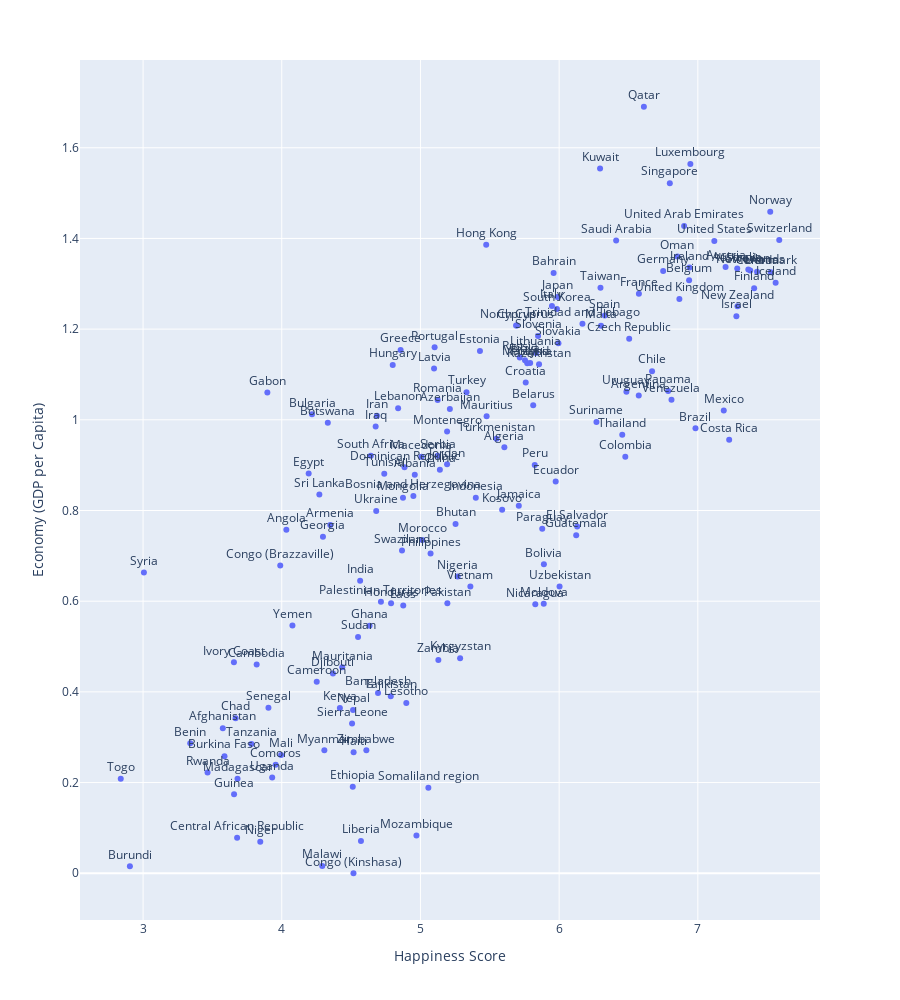

Notebook code cell kept with this figure:
### Code cell
#Happiness Score:
fig = px.scatter(data15, x='Happiness Score', y='Economy (GDP per Capita)', text='Country')
fig.update_traces(textposition='top center')
fig.update_layout(
    height=1000,
)
fig.show()

### Figure 1 — Plotly figure (JSON) as saved in the notebook; plotly's stock layout.template omitted (floating-point values rounded to 4 significant figures; data arrays with more than 128 entries replaced by an {"elided": "..."} marker saying what was removed)
{"data": [{"hovertemplate": "Happiness Score=%{x}<br>Economy (GDP per Capita)=%{y}<br>Country=%{text}<extra></extra>", "legendgroup": "", "marker": {"color": "#636efa", "symbol": "circle"}, "mode": "markers+text", "name": "", "orientation": "v", "showlegend": false, "text": {"elided": "158 str values"}, "textposition": "top center", "type": "scatter", "x": {"elided": "158 float values"}, "xaxis": "x", "y": {"elided": "158 float values"}, "yaxis": "y"}], "layout": {"height": 1000, "legend": {"tracegroupgap": 0}, "margin": {"t": 60}, "xaxis": {"anchor": "y", "domain": [0, 1], "title": {"text": "Happiness Score"}}, "yaxis": {"anchor": "x", "domain": [0, 1], "title": {"text": "Economy (GDP per Capita)"}}}}
